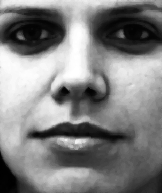
#> input picture Project3/intake/FEI_Face/image/100a.jpg, 162 x 193 px, given in place of 1a.jpg, which was not available
$ python mean_face.py
#> lines starting #> are read from the running program, lines starting #| are printed output that depends on the picture
import matplotlib.pyplot as plt
import cv2
import os
import numpy as np
from mid_way_face import apply_wrap


def mean_face_cal(img_folder_path, pts_folder_path):

#> called with img_folder_path = 'intake/FEI_Face/image', pts_folder_path = 'intake/FEI_Face/points'
    exp_img = cv2.imread(f'{img_folder_path}/1a.jpg')
#> exp_img is the input picture: shape (193, 162, 3); min 0, max 255, mean 128.9
    mean_face = np.zeros(exp_img.shape)
    n_img = len(os.listdir(img_folder_path))
    for p in os.listdir(img_folder_path):
        img = cv2.imread(f'{img_folder_path}/{p}').astype(np.float32)
#> img: shape (193, 162, 3) float32; min 0, max 255, mean 128.9
        mean_face += img * (1/n_img)
#> pass 2 of the loop in mean_face_cal, `for p in os.listdir(img_folder_path):`:
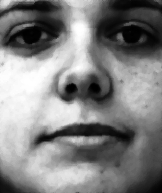
#> input picture Project3/intake/FEI_Face/image/101a.jpg, 162 x 193 px
#> in mean_face_cal, `mean_face += img * (1/n_img)`:
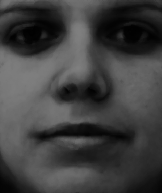
#> mean_face: shape (193, 162, 3) float64; min 0.75, max 127.5, mean 64.4
#> pass 3 of the loop in mean_face_cal, `for p in os.listdir(img_folder_path):`:
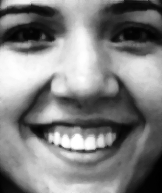
#> input picture Project3/intake/FEI_Face/image/105b.jpg, 162 x 193 px
#> in mean_face_cal, `mean_face += img * (1/n_img)`:
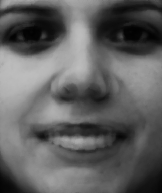
#> mean_face: shape (193, 162, 3) float64; min 1.5, max 189.5, mean 96.6
#> the loop made 4 passes; the first 3 are shown
    mean_face = mean_face.astype(np.uint8)
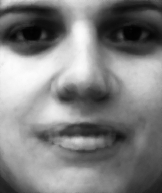
#> mean_face: shape (193, 162, 3); min 2, max 252, mean 128.5
    cv2.imshow('windows', mean_face)
    cv2.waitKey(0)
    cv2.imwrite('output/mean_face.jpg', mean_face)

#> (the run stopped early here; a loop or call above may not have finished)
